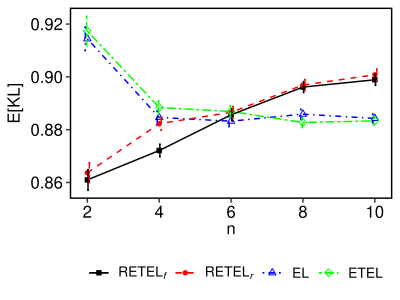

Write the R code that produced this figure.
# Load packages
library(ggplot2)

# Data
df <- data.frame(
  method = rep(c("retel1", "retel2", "el", "etel"), each = 5L),
  n = rep(c(2L, 4L, 6L, 8L, 10L), 4L)
)
kl_retel1 <- c(0.8609873, 0.8721041, 0.8856395, 0.8961443, 0.8989103)
kl_retel2 <- c(0.8636815, 0.8822516, 0.8865799, 0.8969079, 0.9007792)
kl_el <- c(0.9144397, 0.8846304, 0.8832214, 0.8858823, 0.8842803)
kl_etel <- c(0.9173491, 0.8884114, 0.8868945, 0.8827214, 0.8833329)
se_retel1 <- c(0.0039, 0.0024, 0.0023, 0.0021, 0.0021)
se_retel2 <- c(0.0038, 0.0025, 0.0022, 0.0021, 0.0022)
se_el <- c(0.0045, 0.0025, 0.0021, 0.0019, 0.0017)
se_etel <- c(0.0056, 0.0026, 0.0022, 0.0019, 0.0016)
df$kl <- c(kl_retel1, kl_retel2, kl_el, kl_etel)
df$se <- c(se_retel1, se_retel2, se_el, se_etel)

# Plot
legend_labels <- c(
  expression(RETEL[italic(f)]), expression(RETEL[italic(r)]), "EL", "ETEL"
)
ggplot(df, aes(n, kl, color = method, group = method, linetype = method)) +
  geom_line() +
  geom_point(aes(shape = method)) +
  geom_errorbar(aes(ymin = kl - se, ymax = kl + se),
    width = 0.2,
    position = position_dodge(0.15)
  ) +
  theme(
    axis.text = element_text(size = 12, color = "black"),
    axis.title = element_text(size = 12),
    panel.background = element_blank(),
    panel.border = element_rect(fill = NA, linewidth = 1),
    panel.grid = element_blank(),
    legend.position = "bottom",
    legend.text = element_text(size = 10, color = "black"),
    legend.background = element_rect(fill = alpha("white", 0)),
    legend.key = element_rect(fill = alpha("white", 1)),
    legend.title = element_blank(),
    plot.title = element_text(hjust = 0.5)
  ) +
  labs(
    x = expression(n), y = expression(E * "[KL]"),
    colour = "", linetype = "", shape = ""
  ) +
  scale_colour_manual(
    labels = legend_labels,
    breaks = c("retel1", "retel2", "el", "etel"),
    values = c("black", "red", "blue", "green")
  ) +
  scale_linetype_manual(
    labels = legend_labels,
    breaks = c("retel1", "retel2", "el", "etel"),
    values = c("solid", "dashed", "dotdash", "twodash")
  ) +
  scale_shape_manual(
    labels = legend_labels,
    breaks = c("retel1", "retel2", "el", "etel"),
    values = c(15, 16, 2, 5)
  )
